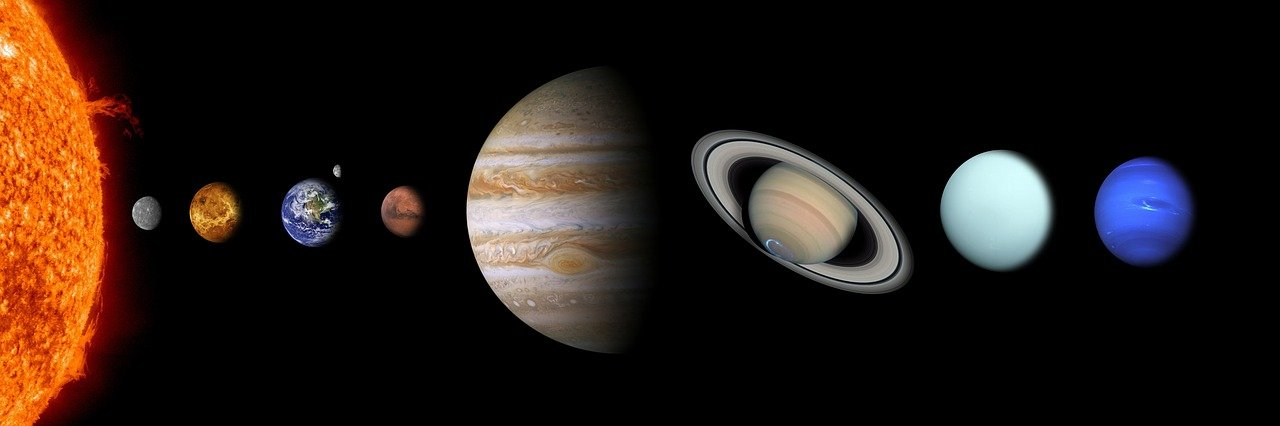
#> input picture planetinhas.jpg, 1280 x 426 px
$ python solar_planets.py
#> lines starting #> are read from the running program, lines starting #| are printed output that depends on the picture
import cv2
img =cv2.imread("planetinhas.jpg")
#> img is the input picture: shape (426, 1280, 3); mean B, G, R 20.5, 25.8, 36.5
cv2.putText(img,
            "Sol",
            (100,80),
            cv2.FONT_HERSHEY_COMPLEX,
            2,
            (0,0,255)
            )
cv2.putText(img,
            "Mercurio",
            (50,190),
            cv2.FONT_HERSHEY_COMPLEX,
            1,
            (255,255,255)
            )
cv2.putText(img,
            "Venus",
            (175,275),
            cv2.FONT_HERSHEY_COMPLEX,
            1,
            (255,255,255)
            )
cv2.putText(img,
            "Terra",
            (275,170),
            cv2.FONT_HERSHEY_COMPLEX,
            1,
            (255,255,255)
            )
cv2.putText(img,
            "Marte",
            (350,275),
            cv2.FONT_HERSHEY_COMPLEX,
            1,
            (255,255,255)
            )
cv2.putText(img,
            "Jupter",
            (450,80),
            cv2.FONT_HERSHEY_COMPLEX,
            1,
            (255,255,255)
            )
cv2.putText(img,
            "Saturno",
            (700,300),
            cv2.FONT_HERSHEY_COMPLEX,
            1,
            (255,255,255)
            )
cv2.putText(img,
            "Urano",
            (900,150),
            cv2.FONT_HERSHEY_COMPLEX,
            1,
            (255,255,255)
            )
cv2.putText(img,
            "Netuno",
            (1100,300),
            cv2.FONT_HERSHEY_COMPLEX,
            1,
            (255,255,255)
            )
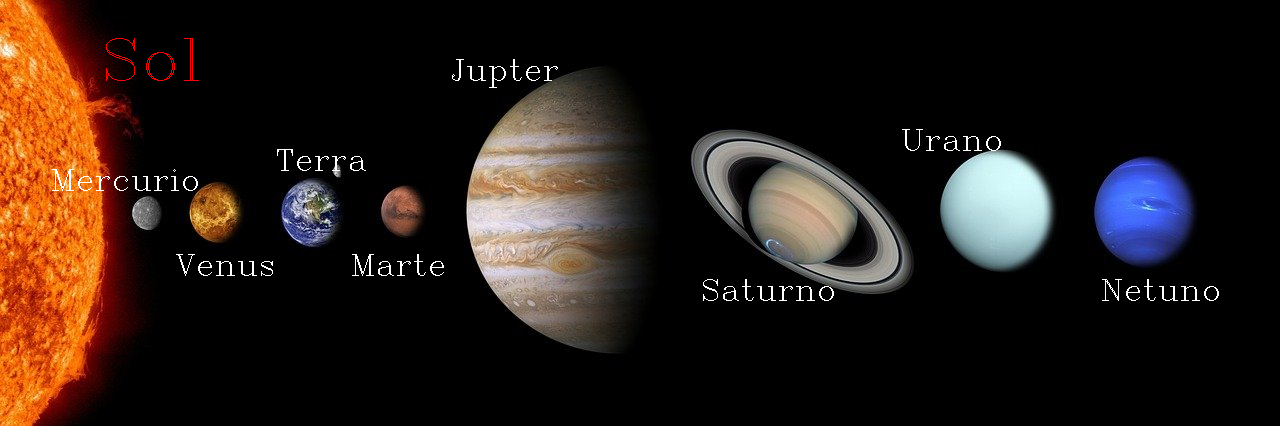
#> img: shape (426, 1280, 3); mean B, G, R 22, 27.2, 38.1
cv2.imshow("SistemaSolar",img)
cv2.waitKey(0)
